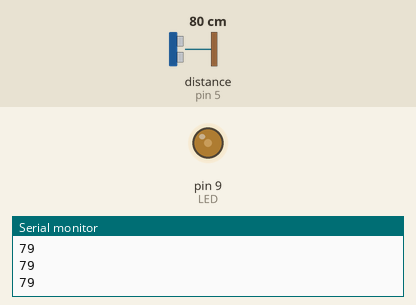
Simulated run of this sketch. Board: Arduino Uno, built with avr-gcc and run on an emulated ATmega328P. Shown: output pins drawn as LEDs (lit = HIGH), the last lines printed to the serial monitor. Wiring (inferred from the names in the program): ultrasonic range finder: trigger pin 6; echo pin 5. Inputs (shaded band) come from the test bench; at power-on: distance to the obstacle (sensor on pin 5) 80 cm. The echo pulse lasts 58.3 µs per cm; pins used as bus, display or sensor lines are not drawn.

Above: at 1.2 s.
1.3 s: distance to the obstacle (sensor on pin 5) set to 2 cm
At 1.8 s:
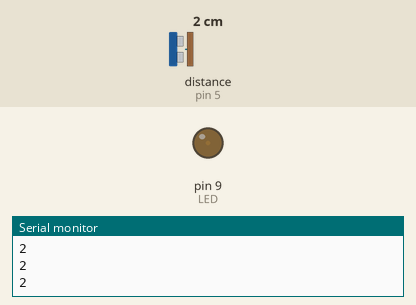
2.8 s: distance to the obstacle (sensor on pin 5) set to 250 cm
At 3.8 s:
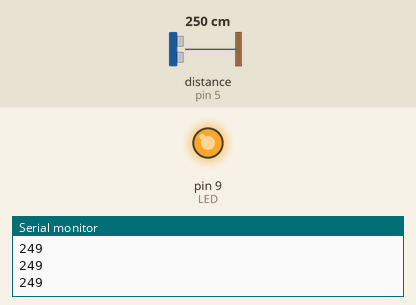
Timing chart, 0 to 5.8 s (numbered marks = the images above; inputs shaded):
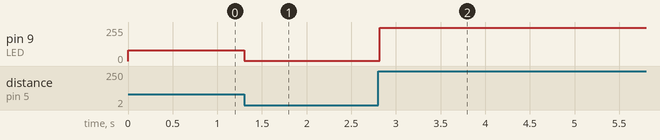

Measured:
- after the input at 1.3 s, pin 9 (LED): 79/255 → 2/255 at once
- after the input at 2.8 s, pin 9 (LED): 2/255 → 249/255 at once

The sketch:

4_Distancia_Ultrasonidos_HC-SR04.ino
```cpp
/*
  Código Realizado por: Grupo de Laboratorio 1
  Título: 4. Distancia mediante ultrasonidos HC-SR04
  Asignatura: Periféricos
      USAL 2018 - 2019
  Demostracion Teorica obtenida de: https://www.youtube.com/watch?v=ZejQOX69K5M
*/

/* DEMOSTRACIÓN TEÓRICA

  Vel Sonido1 = 343 m/s
  Vel Sonido2 (cm/microSeg) = 343 m/s * 100 cm/cm * 1/1000000 s/microSeg = 1/29.2 cm/microSeg

  Distancia = Tiempo(microSeg) / 29.2 * 2 (Pulso de ida y vuelta, por eso dividido por 2)
*/

const int LED = 9; // Declaramos pin del LED
const int EchoPin = 5; // Declaramos pin del Echo del HC-SR04
const int TriggerPin = 6; // Declaramos pin del Trigger del HC-SR04

void setup()
{
  Serial.begin(9600);
  pinMode(LED, OUTPUT); // Declaramos LED como salida
  pinMode(EchoPin, INPUT); // Declaramos el Echo como entrada
  pinMode(TriggerPin, OUTPUT); // Declaramos el Trigger como salida

}

void loop()
{
  int cm = ping(TriggerPin, EchoPin); // Obtenemos la distancia en centímetros

  Serial.println(cm); // Sacamos por pantalla el valor de la distancia
  analogWrite(LED, cm); // En función de la distancia, cambia la intensidad del LED

}

int ping(int Trigger, int Echo)
{
  long duracion, distancia;

  digitalWrite(Trigger, LOW); // Generar un pulso limpio
  delayMicroseconds(4); // Se pone a LOW 4 microSeg para conseguir el pulso limpio
  digitalWrite(Trigger, HIGH); // Generar disparo de 10 microSeg
  delayMicroseconds(10);
  digitalWrite(Trigger, LOW);

  duracion = pulseIn(Echo, HIGH); // Se mide el tiempo entre pulsos

  distancia = duracion * 10 / 292 / 2; // Convertir la distancia a cm

  return distancia; // Devolvemos valor de la distancia calculado
}
```
